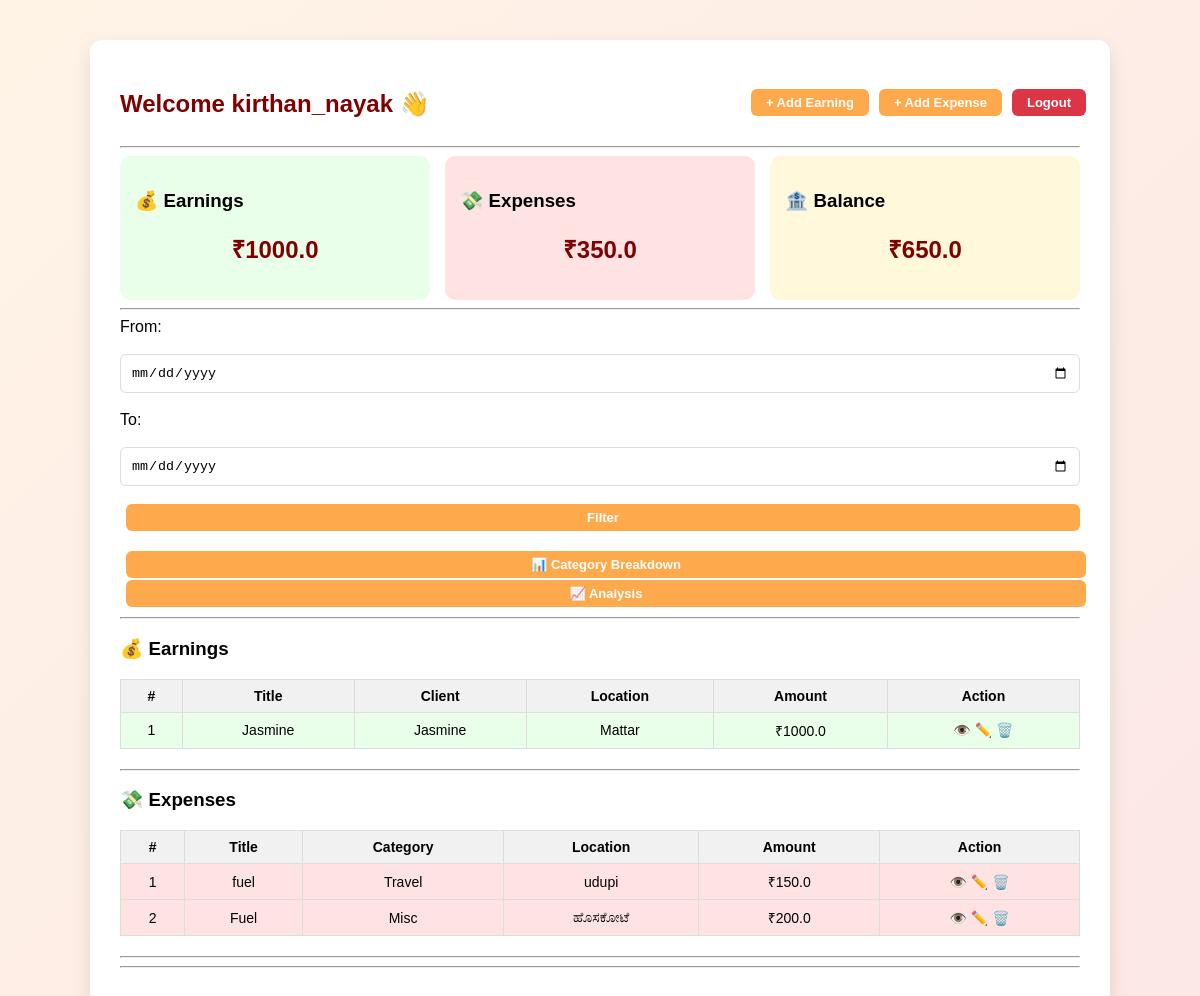
Page /dashboard/ (signed in) on the committed database.
### accounts/models.py (models this page shows)
class User(AbstractUser):
    is_daily_waged = models.BooleanField(default=False)
    monthly_salary = models.DecimalField(
        max_digits=10,
        decimal_places=2,
        default=0
    )

### finance/models.py (models this page shows, shortened)
class Earning(models.Model):
    record = models.ForeignKey(
        DailyRecord,
        on_delete=models.CASCADE,
        related_name="earnings"
    )
    title = models.CharField(max_length=200)
    description = models.TextField(blank=True)
    client_name = models.CharField(max_length=200)
    location = models.CharField(max_length=255)
    amount = models.FloatField()

class Expenditure(models.Model):
    record = models.ForeignKey(
        DailyRecord,
        on_delete=models.CASCADE,
        related_name="expenses"
    )
    title = models.CharField(max_length=200)
    description = models.TextField(blank=True)
    category = models.ForeignKey(
        ExpenseCategory,
        on_delete=models.SET_NULL,
        null=True,
        blank=True
    )
    location = models.CharField(max_length=255)
    amount = models.FloatField()

class ExpenseCategory(models.Model):
    user = models.ForeignKey(User, on_delete=models.CASCADE)
    name = models.CharField(max_length=100)

### finance/views.py (the view)
@login_required
def dashboard(request):
    user = request.user
    from_date = request.GET.get("from_date")
    to_date = request.GET.get("to_date")
    records = DailyRecord.objects.filter(user=user)
    if from_date and to_date:
        records = records.filter(date__range=[from_date, to_date])
    earnings = Earning.objects.filter(
        record__in=records
    ).order_by("-record__date")
    expenses = Expenditure.objects.filter(
        record__in=records
    ).order_by("-record__date")
    additional_income = earnings.aggregate(total=Sum("amount"))["total"] or 0
    total_expenses = expenses.aggregate(total=Sum("amount"))["total"] or 0
    salary = 0
    total_earnings = additional_income
    balance = additional_income - total_expenses
    if not user.is_daily_waged:
        salary = float(user.monthly_salary)
        total_earnings = salary + additional_income
        balance = total_earnings - total_expenses
    category_summary = {}
    for expense in expenses:
        if expense.category:
            name = expense.category.name
            category_summary[name] = category_summary.get(name, 0) + float(expense.amount)
    expense_labels = list(category_summary.keys())
    expense_values = list(category_summary.values())
    max_expense = expenses.order_by("-amount").first()
    min_expense = expenses.order_by("amount").first()
    max_earning = earnings.order_by("-amount").first()
    min_earning = earnings.order_by("amount").first()
    daily_income = {}
    daily_expense = {}
    for e in earnings:
        d = str(e.record.date)
        daily_income[d] = daily_income.get(d, 0) + float(e.amount)
    for e in expenses:
        d = str(e.record.date)
        daily_expense[d] = daily_expense.get(d, 0) + float(e.amount)
    all_dates = sorted(set(list(daily_income.keys()) + list(daily_expense.keys())))
    income_chart = [daily_income.get(d, 0) for d in all_dates]
    expense_chart = [daily_expense.get(d, 0) for d in all_dates]
    expense_labels = []
    expense_values = []
    for category, amount in category_summary.items():
        expense_labels.append(category)
        expense_values.append(float(amount))
    earning_labels = []
    earning_values = []
    for e in earnings:
        earning_labels.append(e.title)
        earning_values.append(float(e.amount))
    context = {
        "earnings": earnings,
        "expenses": expenses,
        "salary": salary,
        "additional_income": additional_income,
        "total_earnings": total_earnings,
        "total_expenses": total_expenses,
        "balance": balance,
        "category_summary": category_summary,
        "from_date": from_date,
        "to_date": to_date,
        "expense_labels": json.dumps(expense_labels),
        "expense_values": json.dumps(expense_values),
        "chart_dates": json.dumps(all_dates),
        "income_chart": json.dumps(income_chart),
        "expense_chart": json.dumps(expense_chart),
        "earning_labels": json.dumps(earning_labels),
        "earning_values": json.dumps(earning_values),
        "max_expense": max_expense,
        "min_expense": min_expense,
        "max_earning": max_earning,
        "min_earning": min_earning,
    }
    return render(request, "finance/dashboard.html", context)

### templates/finance/dashboard.html (shortened to what this page needs)
{% extends 'base.html' %}
{% block content %}
<div style="display:flex;justify-content:space-between;align-items:center;flex-wrap:wrap;gap:10px;">
    <h2>Welcome {{ user.username }} 👋</h2>
    <div style="display:flex;gap:10px;align-items:center;flex-wrap:wrap;">
        <a href="{% url 'add_earning' %}">
            <button class="nav-btn">+ Add Earning</button>
        </a>
        <a href="{% url 'add_expense' %}">
            <button class="nav-btn">+ Add Expense</button>
        </a>
        <a href="{% url 'logout' %}">
            <button class="nav-btn" style="background:#dc3545;">
                Logout
            </button>
        </a>
    </div>
</div>
<hr>
<div style="display:flex;gap:15px;flex-wrap:wrap;">
    <div style="flex:1;min-width:200px;background:#eaffea;padding:15px;border-radius:10px;">
        <h3>💰 Earnings</h3>
        <h2>₹{{ total_earnings }}</h2>
    </div>
    <div style="flex:1;min-width:200px;background:#ffe3e3;padding:15px;border-radius:10px;">
        <h3>💸 Expenses</h3>
        <h2>₹{{ total_expenses }}</h2>
    </div>
    <div style="flex:1;min-width:200px;background:#fff8db;padding:15px;border-radius:10px;">
        <h3>🏦 Balance</h3>
        <h2>₹{{ balance }}</h2>
    </div>
</div>
<hr>
<form method="GET" style="display:flex;gap:10px;flex-wrap:wrap;align-items:center;">
    <label>From:</label>
    <input type="date" name="from_date" value="{{ from_date }}">
    <label>To:</label>
    <input type="date" name="to_date" value="{{ to_date }}">
    <button class="nav-btn">Filter</button>
</form>
<br>
<button class="nav-btn" type="button" onclick="toggleBreakdown()">📊 Category Breakdown</button>
<button class="nav-btn" type="button" onclick="toggleAnalysis()">📈 Analysis</button>
<hr>
<h3>💰 Earnings</h3>
<table class="data-table green-table">
    <thead>
        <tr>
            <th>#</th><th>Title</th><th>Client</th><th>Location</th><th>Amount</th><th>Action</th>
        </tr>
    </thead>
    <tbody>
        {% for e in earnings %}
        <tr>
            <td><center>{{ forloop.counter }}</center></td>
            <td><center>{{ e.title }}</center></td>
            <td><center>{{ e.client_name }}</center></td>
            <td><center>{{ e.location }}</center></td>
            <td><center>₹{{ e.amount }}</center></td>
            <td><center>
                <a href="{% url 'view_earning' e.id %}">👁️</a>
                <a href="{% url 'edit_earning' e.id %}">✏️</a>
                <a href="{% url 'delete_earning' e.id %}">🗑️</a>
           </center>
            </td>
        </tr>
        {% endfor %}
    </tbody>
</table>
<hr>
<h3>💸 Expenses</h3>
<table class="data-table red-table">
    <thead>
        <tr>
            <th>#</th><th>Title</th><th>Category</th><th>Location</th><th>Amount</th><th>Action</th>
        </tr>
    </thead>
    <tbody>
        {% for e in expenses %}
        <tr>
            <td><center>{{ forloop.counter }}</center></td>
            <td><center>{{ e.title }}</center></td>
            <td><center>{{ e.category.name }}</center></td>
            <td><center>{{ e.location }}</center></td>
            <td><center>₹{{ e.amount }}</center></td>
            <td>
                <center>
                <a href="{% url 'view_expense' e.id %}">👁️</a>
                <a href="{% url 'edit_expense' e.id %}">✏️</a>
                <a href="{% url 'delete_expense' e.id %}">🗑️</a>
                </center>
            </td>
        </tr>
        {% endfor %}
    </tbody>
</table>
<hr>
<hr>
{% endblock %}

### templates/base.html (style rules this page uses)
body { margin: 0; font-family: Arial, sans-serif; background: linear-gradient(135deg, #fff3e6, #fce8e6); }
h2 { text-align: center; color: #800000; margin-bottom: 20px; transition: color 0.3s ease; }
input, select { width: 100%; padding: 10px; margin: 8px 0; border: 1px solid #ddd; border-radius: 6px; outline: none; transition: all 0.3s ease; }
button { width: 100%; padding: 10px; background: #a3430c; font-weight: bold; border: none; color: rgb(0, 0, 0); font-size: 16px; border-radius: 6px; cursor: pointer; transition: all 0.3s ease; }
a { color: #800000; text-decoration: none; font-weight: 500; transition: all 0.3s ease; }
.nav-btn { padding: 6px 12px 12px; font-size: 16px; font-weight: bold; border: none; border-radius: 6px; cursor: pointer; margin-left: 6px; margin-bottom: 2px; background: #a3430c; color: rgb(0, 0, 0); transition: 0.2s ease; }
.nav-btn { padding: 6px 12px; font-size: 13px; border: none; border-radius: 6px; cursor: pointer; margin-left: 6px; background: #ffa94d; color: white; transition: 0.2s ease; }
.data-table { width: 100%; border-collapse: collapse; margin-bottom: 20px; font-size: 14px; }
.data-table th, .data-table td { border: 1px solid #ddd; padding: 8px; }
.data-table th { background: #f1f1f1; }
.green-table tbody tr { background: #eaffea; }
.red-table tbody tr { background: #ffe3e3; }

### rows in the picture
User: username "kirthan_nayak"
Earning: title "Jasmine", client_name "Jasmine", location "Mattar", amount "1000.0"
Expenditure: title "fuel", category.name "Travel", location "udupi", amount "150.0"
Expenditure: title "Fuel", category.name "Misc", location "ಹೊಸಕೋಟೆ", amount "200.0"

### other values in the picture
{{ total_earnings }} "1000.0"
{{ total_expenses }} "350.0"
{{ balance }} "650.0"
